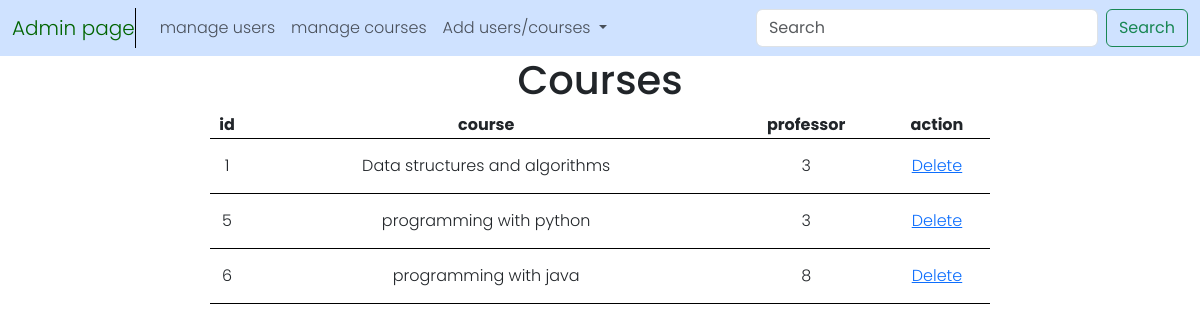
The page /admin/manage/courses on the database its author committed.
### tables this page shows
CREATE TABLE courses (
    id INTEGER PRIMARY KEY AUTOINCREMENT,
    course_name TEXT NOT NULL,
    professor_id INTEGER,
    FOREIGN KEY (professor_id) REFERENCES users(id) ON DELETE SET NULL
);

### app.py (the view)
@app.route('/admin/manage/courses', methods=['GET', 'POST'])
def admin_manage_courses():
    courses = db.execute("SELECT * FROM courses")
    return render_template("admin_view.html", courses = courses)

### templates/admin_view.html (shortened to what this page needs)
{% extends "admin.html"%}
{% block main%}
    {% if courses %}
        <div class="admin_manage">
            <h1>Courses</h1>
            <table>
                <thead>
                    <tr>
                        <th>id</th>
                        <th>course</th>
                        <th>professor</th>
                        <th>action</th>
                    </tr>
                </thead>
                <tbody>
                    {% for course in courses %}
                    <tr>
                        <td>{{ course.id }}</td>
                        <td>{{ course.course_name }}</td>
                        <td>{{ course.professor_id }}</td>
                        <td><a href="/admin/manage/course/{{ course.id }}">Delete</a></td>
                    </tr>
                    {% endfor %}
                </tbody>
            </table>
        </div>
    {% endif %}
{% endblock%}

### static/styles.css (style rules this page uses)
body { font-family: "Poppins", sans-serif; font-weight: 300; }
.admin_manage { display: flex; flex-direction: column; max-width: 65%; margin: auto; text-align: center; margin-bottom: 2em; }
.admin_manage table, td, th { border-bottom: 1px solid black; border-collapse: collapse; }
.admin_manage td { height: 55px; }

### templates/admin.html (style rules this page uses)
.admin_manage { display: flex; flex-direction: column; max-width: 65%; margin: auto; text-align: center; margin-bottom: 2em; }
.admin_manage table, td, th { border-bottom: 1px solid black; border-collapse: collapse; }
.admin_manage td { height: 55px; }

### rows shown on the page
courses: id "1", course_name "Data structures and algorithms", professor_id "3"
courses: id "5", course_name "programming with python", professor_id "3"
courses: id "6", course_name "programming with java", professor_id "8"
